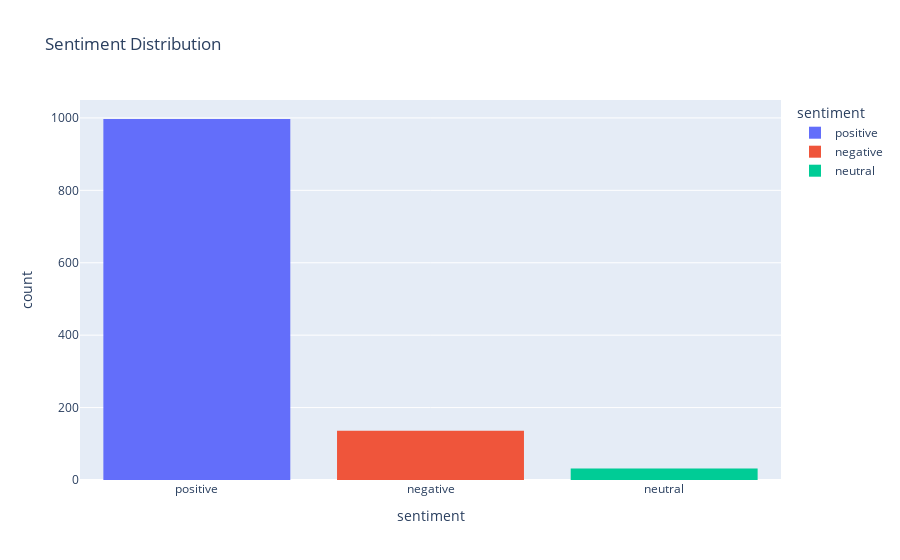

The cell this chart's notebook holds for it:
### Code cell
# Sentiment Analysis
sent_dist_fig = px.histogram(df, x="sentiment", color = "sentiment", title="Sentiment Distribution")
sent_dist_fig.show()

### Figure 1 — Plotly figure (JSON) as saved in the notebook; plotly's stock layout.template omitted (floating-point values rounded to 4 significant figures; data arrays with more than 128 entries replaced by an {"elided": "..."} marker saying what was removed)
{"data": [{"bingroup": "x", "hovertemplate": "sentiment=%{x}<br>count=%{y}<extra></extra>", "legendgroup": "positive", "marker": {"color": "#636efa", "pattern": {"shape": ""}}, "name": "positive", "orientation": "v", "showlegend": true, "type": "histogram", "x": {"elided": "997 str values"}, "xaxis": "x", "yaxis": "y"}, {"bingroup": "x", "hovertemplate": "sentiment=%{x}<br>count=%{y}<extra></extra>", "legendgroup": "negative", "marker": {"color": "#EF553B", "pattern": {"shape": ""}}, "name": "negative", "orientation": "v", "showlegend": true, "type": "histogram", "x": {"elided": "136 str values"}, "xaxis": "x", "yaxis": "y"}, {"bingroup": "x", "hovertemplate": "sentiment=%{x}<br>count=%{y}<extra></extra>", "legendgroup": "neutral", "marker": {"color": "#00cc96", "pattern": {"shape": ""}}, "name": "neutral", "orientation": "v", "showlegend": true, "type": "histogram", "x": ["neutral", "neutral", "neutral", "neutral", "neutral", "neutral", "neutral", "neutral", "neutral", "neutral", "neutral", "neutral", "neutral", "neutral", "neutral", "neutral", "neutral", "neutral", "neutral", "neutral", "neutral", "neutral", "neutral", "neutral", "neutral", "neutral", "neutral", "neutral", "neutral", "neutral", "neutral", "neutral"], "xaxis": "x", "yaxis": "y"}], "layout": {"barmode": "relative", "legend": {"title": {"text": "sentiment"}, "tracegroupgap": 0}, "title": {"text": "Sentiment Distribution"}, "xaxis": {"anchor": "y", "categoryarray": ["positive", "negative", "neutral"], "categoryorder": "array", "domain": [0, 1], "title": {"text": "sentiment"}}, "yaxis": {"anchor": "x", "domain": [0, 1], "title": {"text": "count"}}}}
